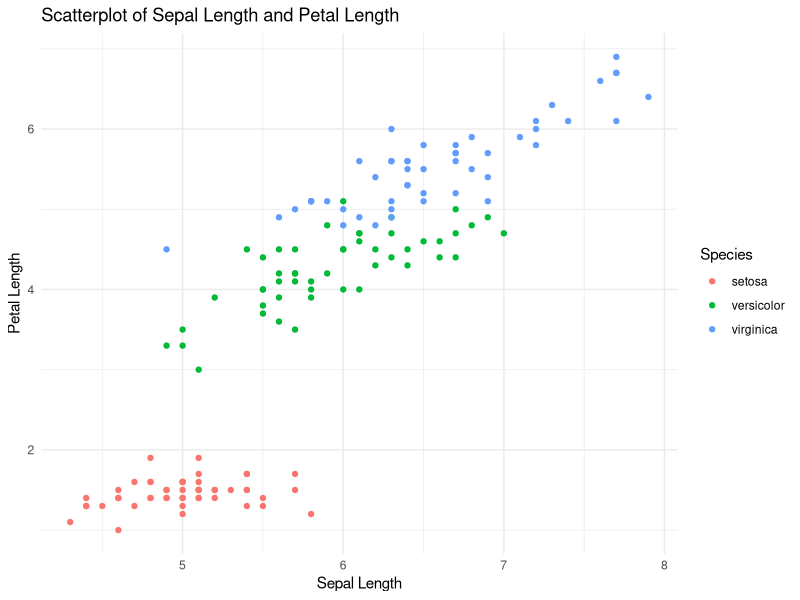

This chart was generated by the following R code:

library(ggplot2)


data(iris)


ggplot(iris, aes(x = Sepal.Length, y = Petal.Length, color = Species)) +
  geom_point() +
  labs(x = "Sepal Length", y = "Petal Length", title = "Scatterplot of Sepal Length and Petal Length") +
  theme_minimal()

